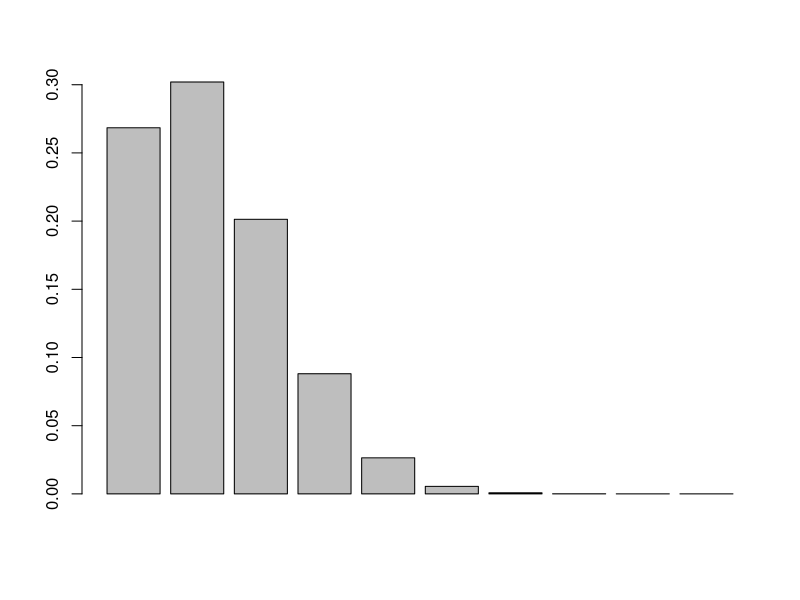

This figure's R source:
### Binomial distribution
library(ggplot2)
# Customer churn
# Amazon has 10 customers
# Assume that the probability of a customer churning is p = 0.2
# p <- 0.1
n <- 10
p <- 0.2

# What is the probability of different churn rates?

# Number of customers who churn at different rates are:
  # 10% - 1
  # 20%  - 2...

numCustomers <- 1:10

p <- dbinom(numCustomers, prob=p, size=n)
barplot(height=p)
